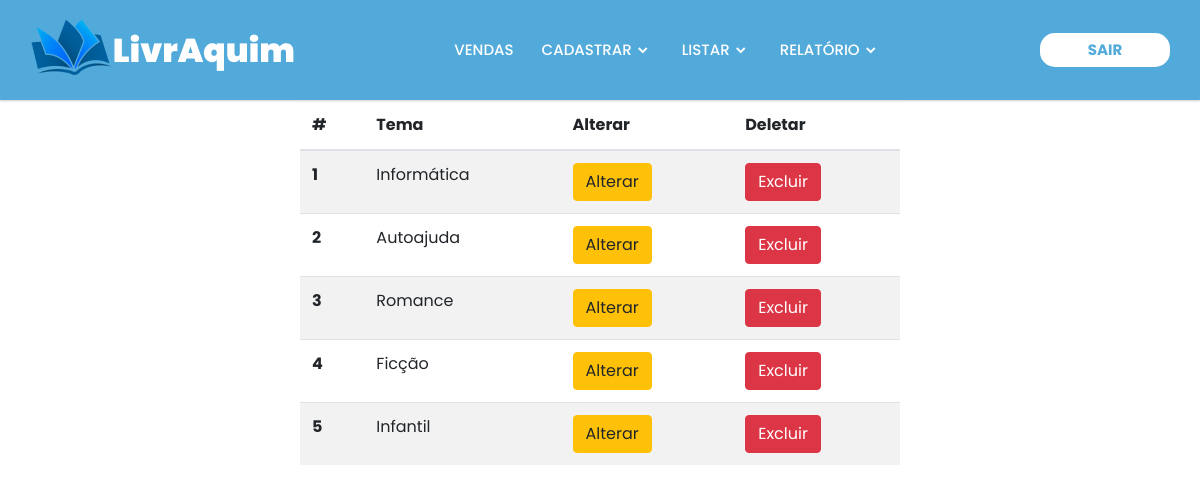
The page /view/listar_tema.php (signed in) on the database as committed earlier.
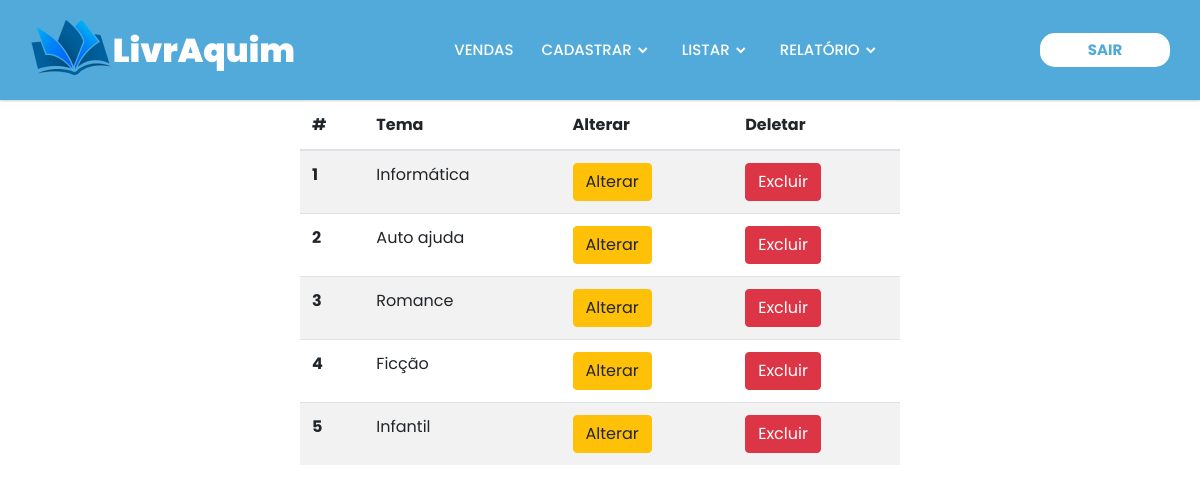
The same page on the database as committed later.
### tables this page shows
CREATE TABLE tema(
id_tema INTEGER NOT NULL PRIMARY KEY AUTO_INCREMENT,
tema VARCHAR(255));

### banco/Banco.php (called while the page is built, shortened)
<?php
class Banco extends PDO{
    public $conex;
    public function __construct(){
        $this->conex = new PDO('mysql:host=localhost;dbname=livraria',"root","");
    }
    public function consultar($sql){
		$resultado=$this->conex->query($sql);
		$num_linhas=$resultado->rowCount();
		if($num_linhas==1){
			return $resultado->fetch(PDO::FETCH_ASSOC);
		}
        elseif($num_linhas>1){
			return $resultado;
		}
		else{
			return false;
		}
	}
}
?>

### controle/tema.php (called while the page is built, shortened)
<?php
    require_once ("../banco/Banco.php");
    require_once ("classes/Tema.php");
    function listar(){
        $tema = new Tema();
        $tema->listarTemas();
    }
?>

### controle/classes/Tema.php (the view, shortened to what this page needs)
<?php
  require_once('../banco/Banco.php');
  class Tema{
    public $banco;
    public function __construct(){
      $this->banco = new Banco();
    }
    public function listarTemas(){
      $sql = "select*from tema";
      $resultado = $this->banco->consultar($sql);
      while($linha = $resultado->fetch(PDO::FETCH_ASSOC)){
        echo "<tr>
                <th scope='row'>$linha[id_tema]</th>
                <td>$linha[tema]</td>
                <td><a href='../controle/tema.php?id_tema=$linha[id_tema]&op=a'><button type='button' class='btn btn-warning'>Alterar</button></a></td>
                <td><a href='../controle/tema.php?id_tema=$linha[id_tema]&op=d'><button type='button' class='btn btn-danger'>Excluir</button></a></td>
              </tr>";
      }
    }
  }
?>

### view/cabecalho.php (shortened to what this page needs)
<!DOCTYPE html>
<html lang="pt">
  <head>
    <link rel="stylesheet" href="../css/cabecalho.css">
    <link href='https://unpkg.com/boxicons@2.0.7/css/boxicons.min.css' rel='stylesheet'>
  </head>
<body>
    <nav>
      <div class="navbar">
        <div class="logo"><a href="bem_vindo.php"><img src="../img/logo-cabecalho.png" alt="livraquim logo"></a></div>
        <div class="nav-links">
          <ul class="links">
            <li><a href="form_venda.php">VENDAS</a></li>
            <li>
              <a href="#">CADASTRAR</a>
              <i class='bx bxs-chevron-down js-arrow arrow '></i>
            </li>
            <li>
              <a href="#">LISTAR</a>
              <i class='bx bxs-chevron-down js-arrow arrow '></i>
            </li>
            <li>
              <a href="#">RELATÓRIO</a>
              <i class='bx bxs-chevron-down js-arrow arrow '></i>
            </li>
          </ul>
        </div>
        <a href="../controle/login.php?sair=true" class="sair-a"><button class="sair">Sair</button></a>
      </div>
    </nav>
  </body>
</html>

### view/listar_tema.php (shortened to what this page needs)
<?php
 require_once("../controle/login.php");
 require("cabecalho.php");
?>
<!DOCTYPE html>
<html lang="pt">
  <head>
    <link rel="stylesheet" href="https://stackpath.bootstrapcdn.com/bootstrap/4.1.3/css/bootstrap.min.css">
    <link rel="stylesheet" href="../css/listar.css">
  </head>
  <body>
    <div id="listarCentro">
      <table class="table table-striped">
        <thead>
          <tr>
            <th scope="col">#</th>
            <th scope="col">Tema</th>
            <th scope="col">Alterar</th>
            <th scope="col">Deletar</th>
          </tr>
        </thead>
        <tbody>
          <?php
            require("../controle/tema.php");
            listar();
            ?>
        </tbody>
      </table>
    </div>
  </body>
</html>

### css/cabecalho.css (style rules this page uses)
* { margin: 0; padding: 0; box-sizing: border-box; font-family: 'Poppins', sans-serif; }
nav { top: 0; left: 0; width: 100%; height: 100px; background: #52AADB; box-shadow: 0 1px 2px rgba(0, 0, 0, 0.2); z-index: 99; }
nav .navbar { height: 100%; max-width: 1250px; width: 100%; display: flex; align-items: center; justify-content: space-between; margin: auto; padding: 0 30px; }
.navbar .logo a { font-size: 30px; color: #fff; text-decoration: none; font-weight: 600; }
nav .navbar .nav-links { line-height: 100px; height: 100%; }
nav .navbar .links { display: flex; }
.links li a { transition: .5s; }
nav .navbar .links li { position: relative; display: flex; align-items: center; justify-content: space-between; list-style: none; padding: 0 14px; }
nav .navbar .links li a { height: 100%; text-decoration: none; white-space: nowrap; color: #fff; font-size: 15px; font-weight: 500; }
nav .navbar .links li .arrow { height: 100%; width: 22px; line-height: 100px; text-align: center; display: inline-block; color: #fff; transition: all 0.3s ease; }
.sair { border-radius: 15px; text-transform: uppercase; color: #52AADB; font-size: 15px; padding: 5px 0; cursor: pointer; font-weight: bold; width: 130px; background-color: #fff; border: 1px solid transparent; transition: 1s; }

### css/listar.css (style rules this page uses)
#listarCentro { width: 50%; margin: 0 auto; }

Rows that differ between the two databases and show on the page:
changed tema id 2: tema "Autoajuda" → "Auto ajuda"
